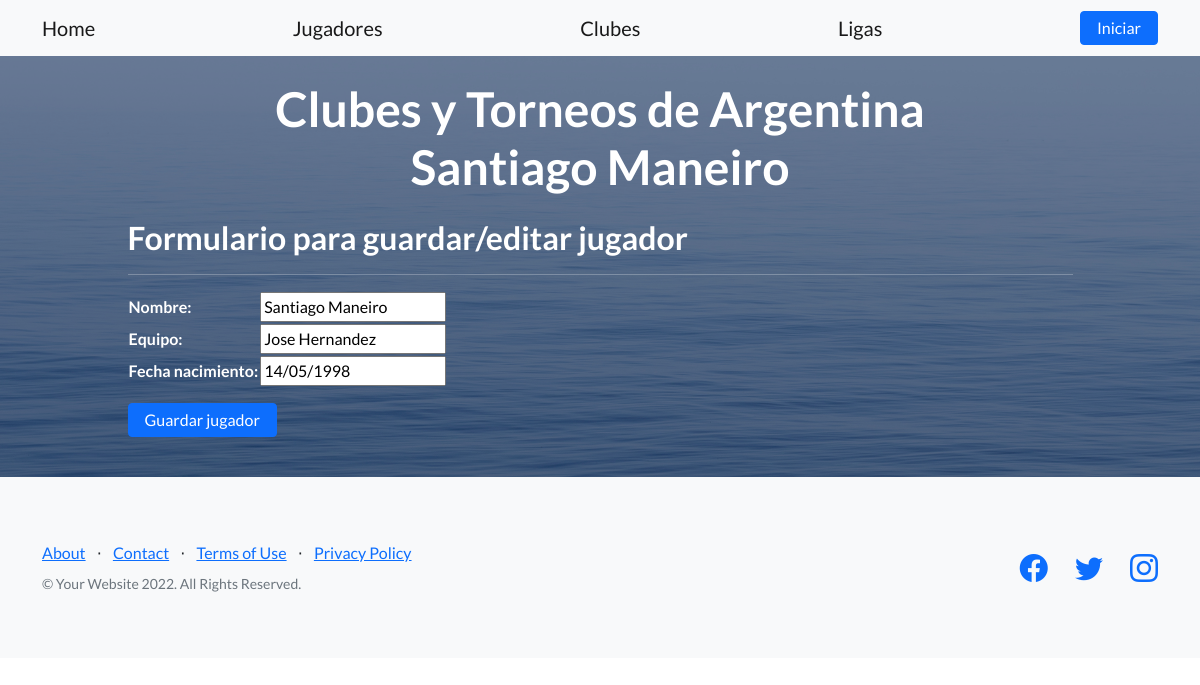
/app_jugadores/jugadores/13/update, run on the app's committed database.
### app_jugadores/models.py (models this page shows, shortened)
class Jugadores(models.Model):
    nombre = models.CharField(max_length=40)
    equipo = models.CharField(max_length=30)
    fecha_nacimiento = models.DateField()

### app_jugadores/views.py (the view)
# urls.py: path('jugadores/<int:pk>/update', views.JugadoresUpdateView.as_view(), name='jugadores-update'),
class JugadoresUpdateView(UpdateView):
    model = Jugadores
    template_name = "jugadores_form.html"
    success_url = reverse_lazy('jugadores-list')
    fields = ['nombre', 'equipo', 'fecha_nacimiento']

### app_jugadores/templates/jugadores_form.html (shortened to what this page needs)
{% extends "index.html" %}
{% load static %}
{% block content %}
<h2>Formulario para guardar/editar jugador</h2>
<hr></hr>
<form action="" method="POST">
    <p>
    <table>
        {{ form.as_table }}
    </table>
    </p>
    <p>
        <input type="submit" class="btn btn-primary" value="Guardar jugador" />
    </p>
</form>
{% endblock %}

### data on the page
Jugadores: nombre "Santiago Maneiro", equipo "Jose Hernandez", fecha_nacimiento "14/05/1998"
